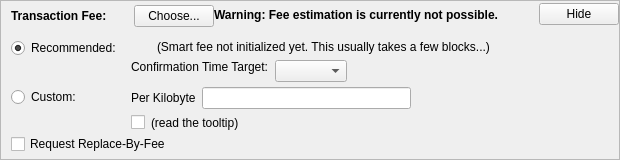
      <widget class="QFrame" name="frameFee">
       <property name="sizePolicy">
        <sizepolicy hsizetype="Expanding" vsizetype="Fixed">
         <horstretch>0</horstretch>
         <verstretch>0</verstretch>
        </sizepolicy>
       </property>
       <property name="maximumSize">
        <size>
         <width>16777215</width>
         <height>16777215</height>
        </size>
       </property>
       <property name="frameShape">
        <enum>QFrame::StyledPanel</enum>
       </property>
       <property name="frameShadow">
        <enum>QFrame::Sunken</enum>
       </property>
       <layout class="QVBoxLayout" name="verticalLayoutFee1">
        <property name="spacing">
         <number>0</number>
        </property>
        <property name="leftMargin">
         <number>0</number>
        </property>
        <property name="topMargin">
         <number>0</number>
        </property>
        <property name="rightMargin">
         <number>0</number>
        </property>
        <property name="bottomMargin">
         <number>0</number>
        </property>
        <item>
         <layout class="QVBoxLayout" name="verticalLayoutFee2" stretch="0,0,0">
          <property name="spacing">
           <number>0</number>
          </property>
          <property name="leftMargin">
           <number>10</number>
          </property>
          <property name="topMargin">
           <number>0</number>
          </property>
          <item>
           <layout class="QHBoxLayout" name="horizontalLayoutFee1">
            <property name="bottomMargin">
             <number>0</number>
            </property>
            <item>
             <layout class="QVBoxLayout" name="verticalLayoutFee7">
              <property name="spacing">
               <number>0</number>
              </property>
              <item>
               <spacer name="verticalSpacerSmartFee">
                <property name="orientation">
                 <enum>Qt::Vertical</enum>
                </property>
                <property name="sizeType">
                 <enum>QSizePolicy::Fixed</enum>
                </property>
                <property name="sizeHint" stdset="0">
                 <size>
                  <width>1</width>
                  <height>4</height>
                 </size>
                </property>
               </spacer>
              </item>
              <item>
               <layout class="QHBoxLayout" name="horizontalLayoutSmartFee">
                <property name="spacing">
                 <number>10</number>
                </property>
                <item>
                 <widget class="QLabel" name="labelFeeHeadline">
                  <property name="sizePolicy">
                   <sizepolicy hsizetype="Preferred" vsizetype="Maximum">
                    <horstretch>0</horstretch>
                    <verstretch>0</verstretch>
                   </sizepolicy>
                  </property>
                  <property name="font">
                   <font>
                    <weight>75</weight>
                    <bold>true</bold>
                   </font>
                  </property>
                  <property name="styleSheet">
                   <string notr="true">font-weight:bold;</string>
                  </property>
                  <property name="text">
                   <string>Transaction Fee:</string>
                  </property>
                 </widget>
                </item>
                <item>
                 <widget class="QLabel" name="labelFeeMinimized">
                  <property name="text">
                   <string/>
                  </property>
                 </widget>
                </item>
                <item>
                 <widget class="QPushButton" name="buttonChooseFee">
                  <property name="text">
                   <string>Choose...</string>
                  </property>
                 </widget>
                </item>
               </layout>
              </item>
              <item>
               <spacer name="verticalSpacer_5">
                <property name="orientation">
                 <enum>Qt::Vertical</enum>
                </property>
                <property name="sizeHint" stdset="0">
                 <size>
                  <width>1</width>
                  <height>1</height>
                 </size>
                </property>
               </spacer>
              </item>
             </layout>
            </item>
            <item>
             <widget class="QLabel" name="fallbackFeeWarningLabel">
              <property name="font">
               <font>
                <weight>75</weight>
                <bold>true</bold>
               </font>
              </property>
              <property name="toolTip">
               <string>Using the fallbackfee can result in sending a transaction that will take several hours or days (or never) to confirm. Consider choosing your fee manually or wait until you have validated the complete chain.</string>
              </property>
              <property name="text">
               <string>Warning: Fee estimation is currently not possible.</string>
              </property>
              <property name="wordWrap">
               <bool>false</bool>
              </property>
             </widget>
            </item>
            <item>
             <spacer name="horizontalSpacer_4">
              <property name="orientation">
               <enum>Qt::Horizontal</enum>
              </property>
              <property name="sizeType">
               <enum>QSizePolicy::MinimumExpanding</enum>
              </property>
              <property name="sizeHint" stdset="0">
               <size>
                <width>40</width>
                <height>20</height>
               </size>
              </property>
             </spacer>
            </item>
            <item>
             <widget class="QPushButton" name="buttonMinimizeFee">
              <property name="toolTip">
               <string>Collapse Fee-Settings</string>
              </property>
              <property name="text">
               <string>Hide</string>
              </property>
             </widget>
            </item>
           </layout>
          </item>
          <item>
           <widget class="QFrame" name="frameFeeSelection">
            <layout class="QVBoxLayout" name="verticalLayoutFee12">
             <property name="spacing">
              <number>0</number>
             </property>
             <property name="leftMargin">
              <number>0</number>
             </property>
             <property name="topMargin">
              <number>0</number>
             </property>
             <property name="rightMargin">
              <number>0</number>
             </property>
             <property name="bottomMargin">
              <number>0</number>
             </property>
             <item>
              <layout class="QGridLayout" name="gridLayoutFee">
               <property name="topMargin">
                <number>10</number>
               </property>
               <property name="bottomMargin">
                <number>4</number>
               </property>
               <property name="horizontalSpacing">
                <number>10</number>
               </property>
               <property name="verticalSpacing">
                <number>4</number>
               </property>
               <item row="1" column="1">
                <layout class="QVBoxLayout" name="verticalLayoutFee8">
                 <property name="spacing">
                  <number>6</number>
                 </property>
                 <item>
                  <layout class="QHBoxLayout" name="horizontalLayoutFee13">
                   <item>
                    <widget class="QLabel" name="labelCustomPerKilobyte">
                     <property name="toolTip">
                      <string>If the custom fee is set to 1000 Satoshis and the transaction is only 250 bytes, then &quot;per kilobyte&quot; only pays 250 Satoshis in fee, while &quot;total at least&quot; pays 1000 Satoshis. For transactions bigger than a kilobyte both pay per kilobyte.</string>
                     </property>
                     <property name="text">
                      <string>Per Kilobyte</string>
                     </property>
                    </widget>
                   </item>
                   <item>
                    <widget class="AipgAmountField" name="customFee"/>
                   </item>
                   <item>
                    <spacer name="horizontalSpacer_6">
                     <property name="orientation">
                      <enum>Qt::Horizontal</enum>
                     </property>
                     <property name="sizeHint" stdset="0">
                      <size>
                       <width>1</width>
                       <height>1</height>
                      </size>
                     </property>
                    </spacer>
                   </item>
                  </layout>
                 </item>
                 <item>
                  <layout class="QHBoxLayout" name="horizontalLayoutFee8">
                   <item>
                    <widget class="QCheckBox" name="checkBoxMinimumFee">
                     <property name="toolTip">
                      <string>Paying a Minimum Fee is OK if there is vacant space (less transaction volume than room) in Blocks. However, be advised: This could result in a never-confirming transaction if demand for transactions is in excess of available space/room in Blocks.</string>
                     </property>
                     <property name="text">
                      <string/>
                     </property>
                    </widget>
                   </item>
                   <item>
                    <widget class="QLabel" name="labelMinFeeWarning">
                     <property name="enabled">
                      <bool>true</bool>
                     </property>
                     <property name="toolTip">
                      <string>Paying a Minimum Fee is OK if there is vacant space (less transaction volume than room) in Blocks. However, be advised: This could result in a never-confirming transaction if demand for transactions is in excess of available space/room in Blocks.</string>
                     </property>
                     <property name="text">
                      <string>(read the tooltip)</string>
                     </property>
                     <property name="margin">
                      <number>5</number>
                     </property>
                    </widget>
                   </item>
                   <item>
                    <spacer name="horizontalSpacer_2">
                     <property name="orientation">
                      <enum>Qt::Horizontal</enum>
                     </property>
                     <property name="sizeHint" stdset="0">
                      <size>
                       <width>1</width>
                       <height>1</height>
                      </size>
                     </property>
                    </spacer>
                   </item>
                  </layout>
                 </item>
                </layout>
               </item>
               <item row="0" column="0">
                <layout class="QVBoxLayout" name="verticalLayoutFee4" stretch="0,1">
                 <item>
                  <widget class="QRadioButton" name="radioSmartFee">
                   <property name="text">
                    <string>Recommended:</string>
                   </property>
                   <property name="checked">
                    <bool>true</bool>
                   </property>
                   <attribute name="buttonGroup">
                    <string notr="true">groupFee</string>
                   </attribute>
                  </widget>
                 </item>
                 <item>
                  <spacer name="verticalSpacer_2">
                   <property name="orientation">
                    <enum>Qt::Vertical</enum>
                   </property>
                   <property name="sizeHint" stdset="0">
                    <size>
                     <width>1</width>
                     <height>1</height>
                    </size>
                   </property>
                  </spacer>
                 </item>
                </layout>
               </item>
               <item row="1" column="0">
                <layout class="QVBoxLayout" name="verticalLayoutFee9" stretch="0,1">
                 <item>
                  <widget class="QRadioButton" name="radioCustomFee">
                   <property name="text">
                    <string>Custom:</string>
                   </property>
                   <attribute name="buttonGroup">
                    <string notr="true">groupFee</string>
                   </attribute>
                  </widget>
                 </item>
                 <item>
                  <spacer name="verticalSpacer_6">
                   <property name="orientation">
                    <enum>Qt::Vertical</enum>
                   </property>
                   <property name="sizeHint" stdset="0">
                    <size>
                     <width>1</width>
                     <height>1</height>
                    </size>
                   </property>
                  </spacer>
                 </item>
                </layout>
               </item>
               <item row="0" column="1">
                <layout class="QVBoxLayout" name="verticalLayoutFee3" stretch="0,0,1">
                 <property name="spacing">
                  <number>6</number>
                 </property>
                 <property name="topMargin">
                  <number>2</number>
                 </property>
                 <item>
                  <layout class="QHBoxLayout" name="horizontalLayoutFee12">
                   <item>
                    <widget class="QLabel" name="labelSmartFee">
                     <property name="text">
                      <string/>
                     </property>
                     <property name="margin">
                      <number>2</number>
                     </property>
                    </widget>
                   </item>
                   <item>
                    <widget class="QLabel" name="labelFeeEstimation">
                     <property name="text">
                      <string/>
                     </property>
                    </widget>
                   </item>
                   <item>
                    <widget class="QLabel" name="labelSmartFee2">
                     <property name="text">
                      <string>(Smart fee not initialized yet. This usually takes a few blocks...)</string>
                     </property>
                     <property name="margin">
                      <number>2</number>
                     </property>
                    </widget>
                   </item>
                   <item>
                    <spacer name="horizontalSpacer_5">
                     <property name="orientation">
                      <enum>Qt::Horizontal</enum>
                     </property>
                     <property name="sizeHint" stdset="0">
                      <size>
                       <width>1</width>
                       <height>1</height>
                      </size>
                     </property>
                    </spacer>
                   </item>
                  </layout>
                 </item>
                 <item>
                  <layout class="QHBoxLayout" name="horizontalLayoutFee9">
                   <item>
                    <layout class="QVBoxLayout" name="verticalLayoutFee6">
                     <item>
                      <widget class="QLabel" name="labelSmartFee3">
                       <property name="text">
                        <string>Confirmation Time Target:</string>
                       </property>
                       <property name="margin">
                        <number>2</number>
                       </property>
                      </widget>
                     </item>
                     <item>
                      <spacer name="verticalSpacer_3">
                       <property name="orientation">
                        <enum>Qt::Vertical</enum>
                       </property>
                       <property name="sizeHint" stdset="0">
                        <size>
                         <width>1</width>
                         <height>1</height>
                        </size>
                       </property>
                      </spacer>
                     </item>
                    </layout>
                   </item>
                   <item>
                    <layout class="QVBoxLayout" name="verticalLayoutFee5">
                     <property name="rightMargin">
                      <number>30</number>
                     </property>
                     <item>
                      <layout class="QHBoxLayout" name="horizontalLayoutConfTarget">
                       <property name="bottomMargin">
                        <number>0</number>
                       </property>
                       <item>
                        <widget class="QComboBox" name="confTargetSelector"/>
                       </item>
                       <item>
                        <spacer name="horizontalSpacerConfTarget">
                         <property name="orientation">
                          <enum>Qt::Horizontal</enum>
                         </property>
                         <property name="sizeHint" stdset="0">
                          <size>
                           <width>40</width>
                           <height>20</height>
                          </size>
                         </property>
                        </spacer>
                       </item>
                      </layout>
                     </item>
                    </layout>
                   </item>
                  </layout>
                 </item>
                 <item>
                  <spacer name="verticalSpacer_4">
                   <property name="orientation">
                    <enum>Qt::Vertical</enum>
                   </property>
                   <property name="sizeHint" stdset="0">
                    <size>
                     <width>1</width>
                     <height>1</height>
                    </size>
                   </property>
                  </spacer>
                 </item>
                </layout>
               </item>
              </layout>
             </item>
             <item>
              <widget class="QCheckBox" name="optInRBF">
               <property name="toolTip">
                <string>Indicates that the sender may wish to replace this transaction with a new one paying higher fees (prior to being confirmed).</string>
               </property>
               <property name="text">
                <string>Request Replace-By-Fee</string>
               </property>
              </widget>
             </item>
            </layout>
           </widget>
          </item>
          <item>
           <spacer name="verticalSpacerFee">
            <property name="orientation">
             <enum>Qt::Vertical</enum>
            </property>
            <property name="sizeHint" stdset="0">
             <size>
              <width>40</width>
              <height>5</height>
             </size>
            </property>
           </spacer>
          </item>
         </layout>
        </item>
       </layout>
      </widget>
